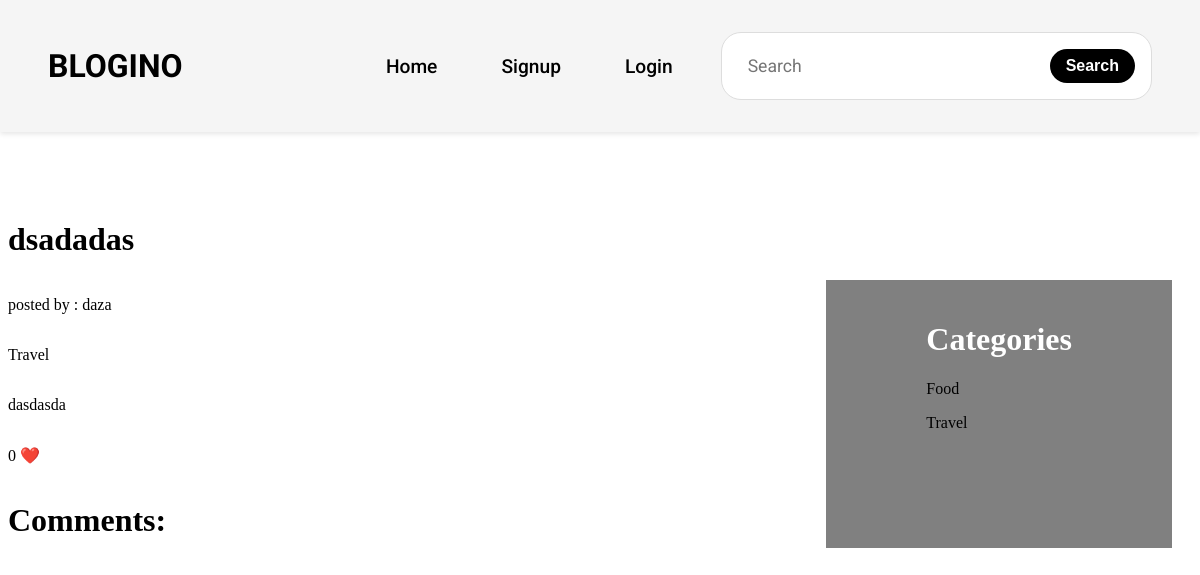
Before: /7/ with the older database file.
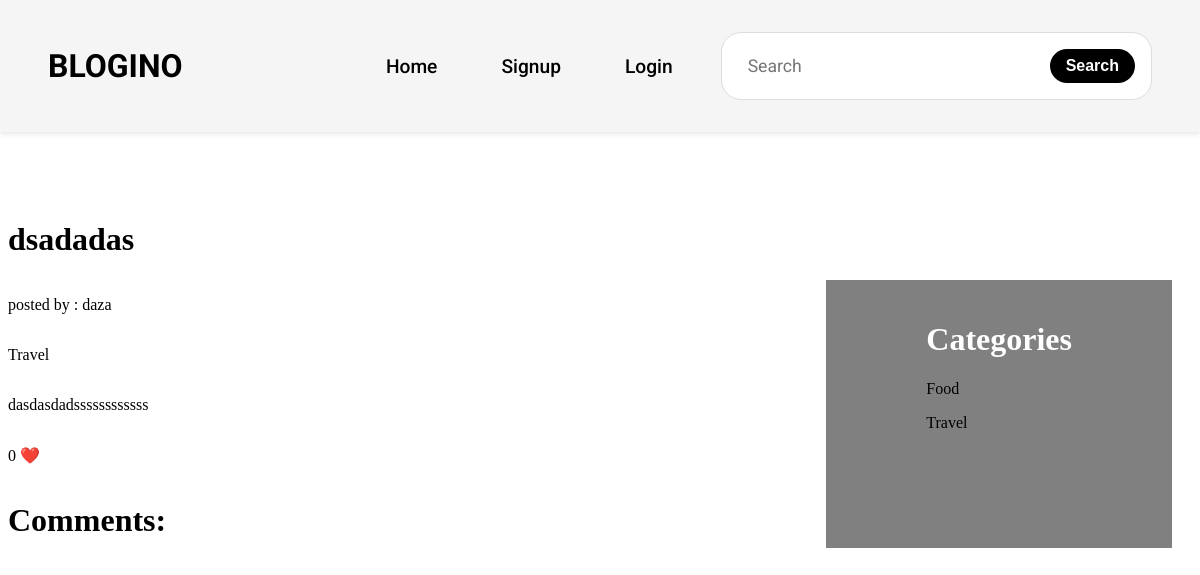
After: the same page with the newer database file.
### landing/models.py (models this page shows, shortened)
class Post(models.Model):
    title = models.CharField(max_length=100)
    user = models.ForeignKey(User, on_delete=models.CASCADE)
    content = RichTextField(blank=True, null=True)
    likes = models.PositiveIntegerField(default=0)
    created_at = models.DateTimeField(auto_now_add=True)
    updated_at = models.DateTimeField(auto_now=True)
    category = models.ForeignKey(Category, on_delete=models.CASCADE)

class Category(models.Model):
    name = models.CharField(max_length=100)
    def __str__(self):
        return self.name

### landing/views.py (the view)
# urls.py: path('<int:post_id>/', views.post_detail, name='post_detail'),
def post_detail(request, post_id):
    post = get_object_or_404(Post, id=post_id)
    categories = Category.objects.all()
    comments = Comment.objects.filter(post=post)
    context = {
        'post': post,
        'categories': categories,
        'comments': comments,
    }
    return render(request, 'landing/post_detail.html', context)

### templates/landing/post_detail.html (shortened to what this page needs)
{% load static %}
<!DOCTYPE html>
<html lang="en">
<head>
    <link rel="stylesheet" href="{% static 'landing/css/components/menu.css' %}">
    <link rel="stylesheet" href="{% static 'landing/css/components/sidebar.css' %}">
    <link rel="stylesheet" href="{% static 'landing/css/components/posts.css' %}">
</head>
<body>
    {% block menu %}
        {% include 'landing/components/menu.html' %}
    {% endblock %}
    {% block category %}
        {% include 'landing/components/sidebar.html' %}
    {% endblock %}
    {% block post_detail %}
        <div class="post-detail">
            <h1 class="post-detail__title">{{ post.title }}</h1>
            <p class="post-detail__author">posted by : {{ post.user }}</p>
            <p class="post-detail__category">{{ post.category }}</p>
            <p class="post-detail__content">{{ post.content|safe }}</p>
            {% if post.likes == 1 %}
                <p class="post-detail__likes">{{ post.likes }} ❤️</p>
            {% else %}
                <p class="post-detail__likes">{{ post.likes }} ❤️</p>
            {% endif %}
        </div>
        <h1>Comments: </h1>
    {% endblock %}
</body>
</html>

Changed rows visible on the page:
changed Post "dsadadas": content "dasdasda" → "dasdasdadssssssssssss"
